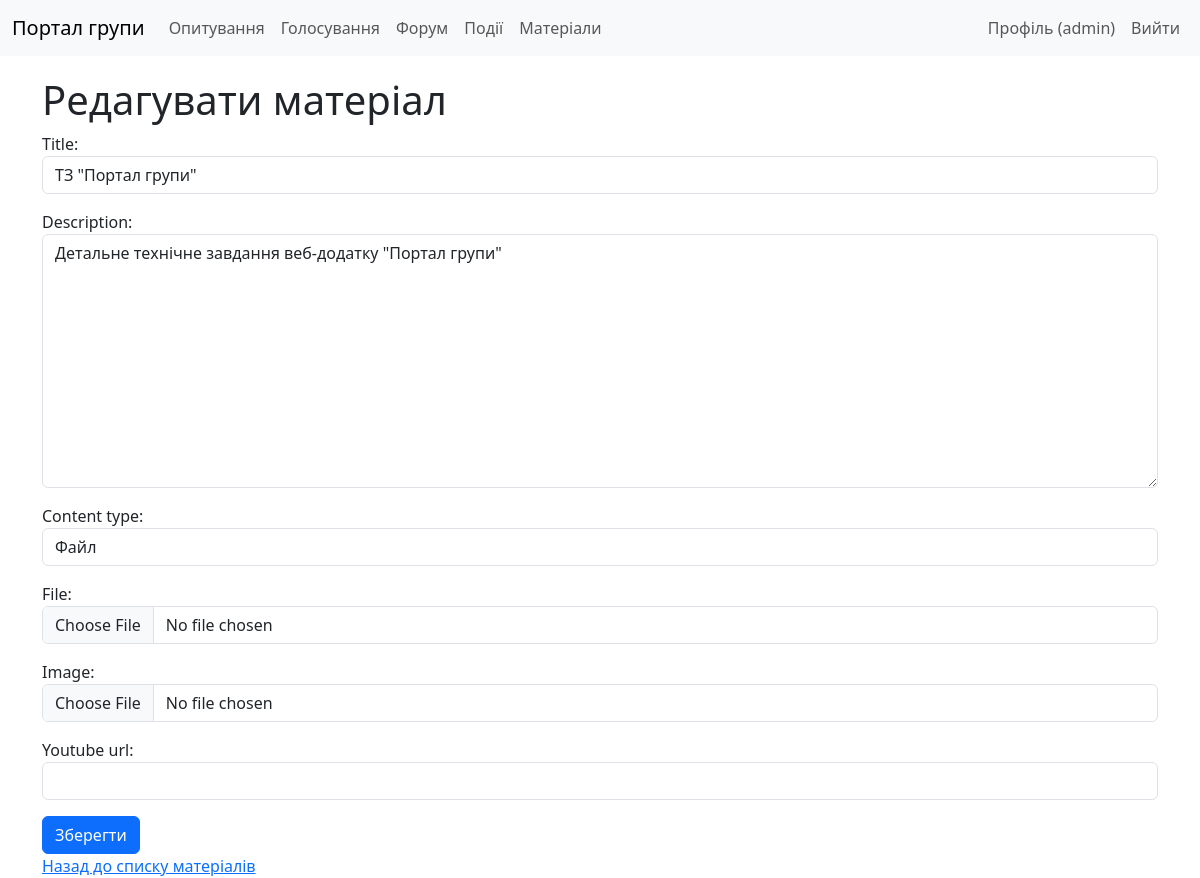
The page /materials/1/update/ (signed in) on the database its author committed.
### materials/models.py (models this page shows, shortened)
class Material(models.Model):
    CONTENT_TYPES = [
        ('file', 'Файл'),
        ('image', 'Зображення'),
        ('youtube', 'YouTube-відео'),
    ]
    title = models.CharField(max_length=256)
    description = models.TextField(blank=True)
    content_type = models.CharField(max_length=20, choices=CONTENT_TYPES)
    file = models.FileField(upload_to='materials/files/', blank=True, null=True)
    image = models.ImageField(upload_to='materials/images/', blank=True, null=True)
    youtube_url = models.URLField(blank=True, null=True)
    creator = models.ForeignKey(User, on_delete=models.CASCADE, related_name="materials")
    created_at = models.DateTimeField(auto_now_add=True)

### materials/views.py (the view)
# urls.py: path('<int:pk>/update/', views.MaterialUpdateView.as_view(), name='material-update'),
class MaterialUpdateView(LoginRequiredMixin, UserPassesTestMixin, UpdateView):
    model = Material
    form_class = MaterialForm
    template_name = 'materials/material_form.html'
    success_url = reverse_lazy('materials:material-list')
    def test_func(self):
        return self.request.user.profile.role in ['admin', 'moderator']

### materials/forms.py
class MaterialForm(forms.ModelForm):
    class Meta:
        model = Material
        fields = ['title', 'description', 'content_type', 'file', 'image', 'youtube_url']
        widgets = {
            'content_type': forms.Select(attrs={'class': 'form-control'}),
            'title': forms.TextInput(attrs={'class': 'form-control'}),
            'description': forms.Textarea(attrs={'class': 'form-control'}),
            'file': forms.FileInput(attrs={'class': 'form-control'}),
            'image': forms.FileInput(attrs={'class': 'form-control'}),
            'youtube_url': forms.URLInput(attrs={'class': 'form-control'}),
        }

### templates/materials/material_form.html (shortened to what this page needs)
{% extends 'base.html' %}
{% block content %}
    <h1>{% if form.instance.pk %}Редагувати матеріал{% else %}Додати матеріал{% endif %}</h1>
    <form method="POST" enctype="multipart/form-data">
        {{ form.as_p }}
        <button type="submit" class="btn btn-primary">Зберегти</button>
    </form>
    <a href="{% url 'materials:material-list' %}">Назад до списку матеріалів</a>
{% endblock %}

### templates/base.html (shortened to what this page needs)
{% load static %}
<!DOCTYPE html>
<html lang="uk">
<head>
    <link href="https://cdn.jsdelivr.net/npm/bootstrap@5.3.0/dist/css/bootstrap.min.css" rel="stylesheet">
    <link rel="stylesheet" href="{% static 'css/styles.css' %}">
</head>
<body>
    <nav class="navbar navbar-expand-lg navbar-light bg-light">
        <div class="container-fluid">
            <a class="navbar-brand" href="{% url 'core:group_profile' %}">
                {% with group=group %}
                    {% if group.logo %}
                        <img src="{{ group.logo.url }}" alt="{{ group.name }}">
                    {% else %}
                        Портал групи
                    {% endif %}
                {% endwith %}
            </a>
            <div class="collapse navbar-collapse" id="navbarNav">
                <ul class="navbar-nav me-auto">
                    <li class="nav-item">
                        <a class="nav-link" href="{% url 'polls:poll_list' %}">Опитування</a>
                    </li>
                    <li class="nav-item">
                        <a class="nav-link" href="{% url 'voting:vote_list' %}">Голосування</a>
                    </li>
                    <li class="nav-item">
                        <a class="nav-link" href="{% url 'forum:topic_list' %}">Форум</a>
                    </li>
                    <li class="nav-item">
                        <a class="nav-link" href="{% url 'events:event-list' %}">Події</a>
                    </li>
                    <li class="nav-item">
                        <a class="nav-link" href="{% url 'materials:material-list' %}">Матеріали</a>
                    </li>
                </ul>
                <ul class="navbar-nav">
                    {% if user.is_authenticated %}
                        <li class="nav-item">
                            <a class="nav-link" href="{% url 'core:user_profile' %}">Профіль ({{ user.username }})</a>
                        </li>
                        <li class="nav-item">
                            <form action="{% url 'logout' %}" method="post" class="d-inline">
                                <button type="submit" class="nav-link btn btn-link">Вийти</button>
                            </form>
                        </li>
                    {% endif %}
                </ul>
            </div>
        </div>
    </nav>
    <div class="container">
        {% block content %}
        {% endblock %}
    </div>
</body>
</html>

### static/css/styles.css (style rules this page uses)
.container { margin-top: 20px; }

### rows shown on the page
Material: title "ТЗ \"Портал групи\"", description "Детальне технічне завдання веб-додатку \"Портал групи\"", content_type "Файл"

### other values the page prints
{{ user.username }} "admin"
